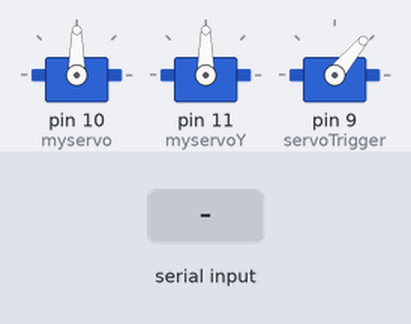
This sketch was run on a simulated Arduino Uno, built with avr-gcc and run on an emulated ATmega328P. Shown: 3 × servo. The test bench sets the inputs (shaded band).

Above: at 1.2 s.
1.3 s: "3\n" received over Serial
At 1.6 s:
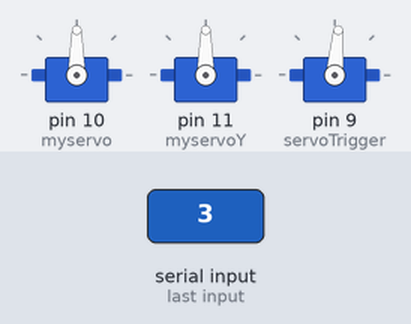
2.8 s: "1\n" received over Serial
At 4.0 s:
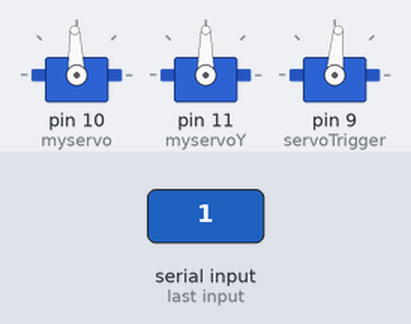
Timing chart, 0 to 5.8 s (numbered marks = the images above; inputs shaded):
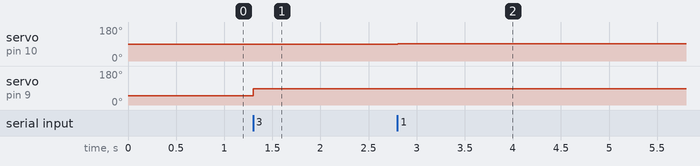

Measured:
- after the input at 1.3 s, servo on pin 9 (servoTrigger): 50° → 85° at once
- after the input at 2.8 s, servo on pin 10 (myservo): 90° → 92° at once

The sketch:

servo.ino
```cpp
#include <Servo.h>

Servo myservo;
Servo myservoY;
Servo servoTrigger;
int default_position = 90;
int default_positionY = 90;
int default_trigger_position = 50;
int max_trigger_position = 85;
int currentposition = default_position;
int currentpositionY = default_positionY;
int currentTriggerPosition = default_trigger_position;

void setup() {
  Serial.end();
  Serial.begin(4800); // communication with PS4
  myservo.attach(10);
  myservo.write(default_position);

  myservoY.attach(11);
  myservoY.write(default_positionY);

  servoTrigger.attach(9);
  servoTrigger.write(currentTriggerPosition);
}

void loop() {
  // put your main code here, to run repeatedly:

  //read joystick
  while (Serial.available()){
    int angle = Serial.parseInt();

    //Serial.println(angle);

    if (angle == -1){
      if (currentposition != 0){
        currentposition = currentposition - 2;
        myservo.write(currentposition);
      }
    }

    if (angle == 1){
      if (currentposition != 180){
        currentposition = currentposition + 2;
        myservo.write(currentposition);
      }

    }

    if (angle == -2){
      if (currentpositionY != 0){
        currentpositionY = currentpositionY - 2;
        myservoY.write(currentpositionY);
      }
    }

    if (angle == 2){
      if (currentpositionY != 180){
        currentpositionY = currentpositionY + 2;
        myservoY.write(currentpositionY);
      }
    }

  if (angle == 3){
    servoTrigger.write(max_trigger_position);
  }
  if (angle == -3){
    servoTrigger.write(default_trigger_position);
  }

    //Serial.print("Current position: ");
    //Serial.println(angle);
  }

}
```
